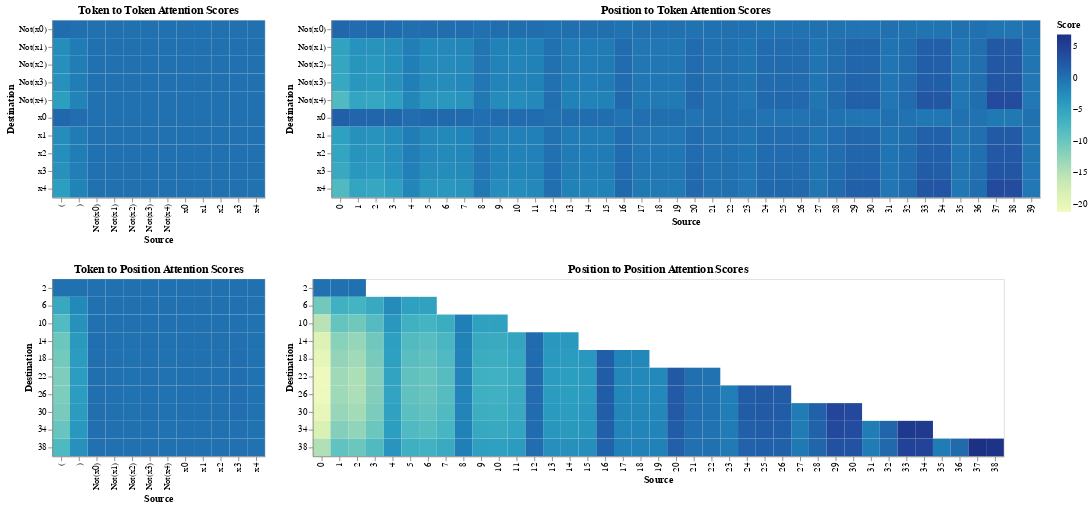

Here is the notebook cell this chart was saved with:
### Markdown cell above
## First Block Attention

### Code cell
save_chart(
    (
    plot_score_df("tok", "tok") | plot_score_df("tok", "pos")
    ) & (
        plot_score_df("pos", "tok") | plot_score_df("pos", "pos")
    ), 
    "img/pre_softmax_first_layer.pdf"
)

### Figure 1 — Vega-Lite specification as saved in the notebook (floating-point values rounded to 4 significant figures; data arrays with more than 128 entries replaced by an {"elided": "..."} marker saying what was removed)
{"config": {"view": {"continuousWidth": 300, "continuousHeight": 300}}, "vconcat": [{"hconcat": [{"data": {"name": "data-9daad2d4c3407b8e414b5181505df367"}, "mark": {"type": "rect", "height": 20, "width": 20}, "encoding": {"color": {"field": "Score", "type": "quantitative"}, "x": {"field": "Source", "type": "nominal"}, "y": {"field": "Destination", "type": "nominal"}}, "title": "Token to Token Attention Scores"}, {"data": {"name": "data-2c525cf44d822e9d7f2a883699023751"}, "mark": {"type": "rect", "height": 20, "width": 20}, "encoding": {"color": {"field": "Score", "type": "quantitative"}, "x": {"field": "Source", "type": "nominal"}, "y": {"field": "Destination", "type": "nominal"}}, "title": "Position to Token Attention Scores"}]}, {"hconcat": [{"data": {"name": "data-5e569791ceab2fce384e7e0be0a7fea9"}, "mark": {"type": "rect", "height": 20, "width": 20}, "encoding": {"color": {"field": "Score", "type": "quantitative"}, "x": {"field": "Source", "type": "nominal"}, "y": {"field": "Destination", "type": "nominal"}}, "title": "Token to Position Attention Scores"}, {"data": {"name": "data-2173c12ed50c5a4f6d1e78cf681680a3"}, "mark": {"type": "rect", "height": 20, "width": 20}, "encoding": {"color": {"field": "Score", "type": "quantitative"}, "x": {"field": "Source", "type": "nominal"}, "y": {"field": "Destination", "type": "nominal"}}, "title": "Position to Position Attention Scores"}]}], "$schema": "https://vega.github.io/schema/vega-lite/v5.20.1.json", "datasets": {"data-9daad2d4c3407b8e414b5181505df367": [{"Destination": "x0", "Source": "x0", "Score": -0.009717, "Softmax Score": 0.07783}, {"Destination": "x0", "Source": "Not(x0)", "Score": -0.01383, "Softmax Score": 0.07766}, {"Destination": "x0", "Source": "x1", "Score": 0.0002176, "Softmax Score": 0.07825}, {"Destination": "x0", "Source": "Not(x1)", "Score": 0.001066, "Softmax Score": 0.07829}, {"Destination": "x0", "Source": "x2", "Score": -0.0005461, "Softmax Score": 0.07822}, {"Destination": "x0", "Source": "Not(x2)", "Score": 0.004096, "Softmax Score": 0.07841}, {"Destination": "x0", "Source": "x3", "Score": -0.01099, "Softmax Score": 0.07778}, {"Destination": "x0", "Source": "Not(x3)", "Score": -0.0081, "Softmax Score": 0.0779}, {"Destination": "x0", "Source": "x4", "Score": 0.009381, "Softmax Score": 0.07864}, {"Destination": "x0", "Source": "Not(x4)", "Score": 0.004327, "Softmax Score": 0.07842}, {"Destination": "x0", "Source": "(", "Score": 0.8688, "Softmax Score": 0.1252}, {"Destination": "x0", "Source": ")", "Score": 0.3283, "Softmax Score": 0.09344}, {"Destination": "Not(x0)", "Source": "x0", "Score": -0.005255, "Softmax Score": 0.09792}, {"Destination": "Not(x0)", "Source": "Not(x0)", "Score": -0.00748, "Softmax Score": 0.09914}, {"Destination": "Not(x0)", "Source": "x1", "Score": 0.0001177, "Softmax Score": 0.09501}, {"Destination": "Not(x0)", "Source": "Not(x1)", "Score": 0.0005765, "Softmax Score": 0.09477}, {"Destination": "Not(x0)", "Source": "x2", "Score": -0.0002954, "Softmax Score": 0.09523}, {"Destination": "Not(x0)", "Source": "Not(x2)", "Score": 0.002215, "Softmax Score": 0.0939}, {"Destination": "Not(x0)", "Source": "x3", "Score": -0.005945, "Softmax Score": 0.09829}, {"Destination": "Not(x0)", "Source": "Not(x3)", "Score": -0.004381, "Softmax Score": 0.09744}, {"Destination": "Not(x0)", "Source": "x4", "Score": 0.005074, "Softmax Score": 0.09241}, {"Destination": "Not(x0)", "Source": "Not(x4)", "Score": 0.00234, "Softmax Score": 0.09384}, {"Destination": "Not(x0)", "Source": "(", "Score": 0.4699, "Softmax Score": 0.006848}, {"Destination": "Not(x0)", "Source": ")", "Score": 0.1775, "Softmax Score": 0.03519}, {"Destination": "x1", "Source": "x0", "Score": 0.02824, "Softmax Score": 0.09854}, {"Destination": "x1", "Source": "Not(x0)", "Score": 0.04019, "Softmax Score": 0.09988}, {"Destination": "x1", "Source": "x1", "Score": -0.0006324, "Softmax Score": 0.09536}, {"Destination": "x1", "Source": "Not(x1)", "Score": -0.003098, "Softmax Score": 0.0951}, {"Destination": "x1", "Source": "x2", "Score": 0.001587, "Softmax Score": 0.0956}, {"Destination": "x1", "Source": "Not(x2)", "Score": -0.0119, "Softmax Score": 0.09415}, {"Destination": "x1", "Source": "x3", "Score": 0.03194, "Softmax Score": 0.09895}, {"Destination": "x1", "Source": "Not(x3)", "Score": 0.02354, "Softmax Score": 0.09801}, {"Destination": "x1", "Source": "x4", "Score": -0.02726, "Softmax Score": 0.09253}, {"Destination": "x1", "Source": "Not(x4)", "Score": -0.01258, "Softmax Score": 0.09408}, {"Destination": "x1", "Source": "(", "Score": -2.525, "Softmax Score": 0.005448}, {"Destination": "x1", "Source": ")", "Score": -0.954, "Softmax Score": 0.03235}, {"Destination": "Not(x1)", "Source": "x0", "Score": 0.02943, "Softmax Score": 0.09882}, {"Destination": "Not(x1)", "Source": "Not(x0)", "Score": 0.04188, "Softmax Score": 0.1002}, {"Destination": "Not(x1)", "Source": "x1", "Score": -0.000659, "Softmax Score": 0.09551}, {"Destination": "Not(x1)", "Source": "Not(x1)", "Score": -0.003228, "Softmax Score": 0.09523}, {"Destination": "Not(x1)", "Source": "x2", "Score": 0.001654, "Softmax Score": 0.09576}, {"Destination": "Not(x1)", "Source": "Not(x2)", "Score": -0.0124, "Softmax Score": 0.09425}, {"Destination": "Not(x1)", "Source": "x3", "Score": 0.03329, "Softmax Score": 0.09925}, {"Destination": "Not(x1)", "Source": "Not(x3)", "Score": 0.02453, "Softmax Score": 0.09827}, {"Destination": "Not(x1)", "Source": "x4", "Score": -0.02841, "Softmax Score": 0.09256}, {"Destination": "Not(x1)", "Source": "Not(x4)", "Score": -0.0131, "Softmax Score": 0.09418}, {"Destination": "Not(x1)", "Source": "(", "Score": -2.631, "Softmax Score": 0.004883}, {"Destination": "Not(x1)", "Source": ")", "Score": -0.994, "Softmax Score": 0.03107}, {"Destination": "x2", "Source": "x0", "Score": 0.03095, "Softmax Score": 0.1015}, {"Destination": "x2", "Source": "Not(x0)", "Score": 0.04405, "Softmax Score": 0.1036}, {"Destination": "x2", "Source": "x1", "Score": -0.0006931, "Softmax Score": 0.09665}, {"Destination": "x2", "Source": "Not(x1)", "Score": -0.003395, "Softmax Score": 0.09624}, {"Destination": "x2", "Source": "x2", "Score": 0.001739, "Softmax Score": 0.09701}, {"Destination": "x2", "Source": "Not(x2)", "Score": -0.01305, "Softmax Score": 0.0948}, {"Destination": "x2", "Source": "x3", "Score": 0.03501, "Softmax Score": 0.1022}, {"Destination": "x2", "Source": "Not(x3)", "Score": 0.0258, "Softmax Score": 0.1007}, {"Destination": "x2", "Source": "x4", "Score": -0.02988, "Softmax Score": 0.09234}, {"Destination": "x2", "Source": "Not(x4)", "Score": -0.01378, "Softmax Score": 0.09469}, {"Destination": "x2", "Source": "(", "Score": -2.767, "Softmax Score": 0.001281}, {"Destination": "x2", "Source": ")", "Score": -1.046, "Softmax Score": 0.01888}, {"Destination": "Not(x2)", "Source": "x0", "Score": 0.03203, "Softmax Score": 0.07203}, {"Destination": "Not(x2)", "Source": "Not(x0)", "Score": 0.04558, "Softmax Score": 0.07173}, {"Destination": "Not(x2)", "Source": "x1", "Score": -0.0007172, "Softmax Score": 0.07275}, {"Destination": "Not(x2)", "Source": "Not(x1)", "Score": -0.003513, "Softmax Score": 0.07281}, {"Destination": "Not(x2)", "Source": "x2", "Score": 0.0018, "Softmax Score": 0.07269}, {"Destination": "Not(x2)", "Source": "Not(x2)", "Score": -0.0135, "Softmax Score": 0.07303}, {"Destination": "Not(x2)", "Source": "x3", "Score": 0.03623, "Softmax Score": 0.07194}, {"Destination": "Not(x2)", "Source": "Not(x3)", "Score": 0.0267, "Softmax Score": 0.07215}, {"Destination": "Not(x2)", "Source": "x4", "Score": -0.03092, "Softmax Score": 0.07342}, {"Destination": "Not(x2)", "Source": "Not(x4)", "Score": -0.01426, "Softmax Score": 0.07305}, {"Destination": "Not(x2)", "Source": "(", "Score": -2.863, "Softmax Score": 0.1734}, {"Destination": "Not(x2)", "Source": ")", "Score": -1.082, "Softmax Score": 0.101}, {"Destination": "x3", "Source": "x0", "Score": 0.03436, "Softmax Score": 0.09761}, {"Destination": "x3", "Source": "Not(x0)", "Score": 0.0489, "Softmax Score": 0.09879}, {"Destination": "x3", "Source": "x1", "Score": -0.0007695, "Softmax Score": 0.09484}, {"Destination": "x3", "Source": "Not(x1)", "Score": -0.00377, "Softmax Score": 0.0946}, {"Destination": "x3", "Source": "x2", "Score": 0.001931, "Softmax Score": 0.09505}, {"Destination": "x3", "Source": "Not(x2)", "Score": -0.01449, "Softmax Score": 0.09377}, {"Destination": "x3", "Source": "x3", "Score": 0.03887, "Softmax Score": 0.09798}, {"Destination": "x3", "Source": "Not(x3)", "Score": 0.02864, "Softmax Score": 0.09716}, {"Destination": "x3", "Source": "x4", "Score": -0.03317, "Softmax Score": 0.09234}, {"Destination": "x3", "Source": "Not(x4)", "Score": -0.0153, "Softmax Score": 0.09371}, {"Destination": "x3", "Source": "(", "Score": -3.072, "Softmax Score": 0.007599}, {"Destination": "x3", "Source": ")", "Score": -1.161, "Softmax Score": 0.03656}, {"Destination": "Not(x3)", "Source": "x0", "Score": 0.03327, "Softmax Score": 0.09829}, {"Destination": "Not(x3)", "Source": "Not(x0)", "Score": 0.04735, "Softmax Score": 0.09958}, {"Destination": "Not(x3)", "Source": "x1", "Score": -0.000745, "Softmax Score": 0.09523}, {"Destination": "Not(x3)", "Source": "Not(x1)", "Score": -0.00365, "Softmax Score": 0.09497}, {"Destination": "Not(x3)", "Source": "x2", "Score": 0.00187, "Softmax Score": 0.09546}, {"Destination": "Not(x3)", "Source": "Not(x2)", "Score": -0.01402, "Softmax Score": 0.09406}, {"Destination": "Not(x3)", "Source": "x3", "Score": 0.03763, "Softmax Score": 0.09869}, {"Destination": "Not(x3)", "Source": "Not(x3)", "Score": 0.02773, "Softmax Score": 0.09778}, {"Destination": "Not(x3)", "Source": "x4", "Score": -0.03212, "Softmax Score": 0.09249}, {"Destination": "Not(x3)", "Source": "Not(x4)", "Score": -0.01481, "Softmax Score": 0.09399}, {"Destination": "Not(x3)", "Source": "(", "Score": -2.974, "Softmax Score": 0.005988}, {"Destination": "Not(x3)", "Source": ")", "Score": -1.124, "Softmax Score": 0.0335}, {"Destination": "x4", "Source": "x0", "Score": 0.04861, "Softmax Score": 0.09905}, {"Destination": "x4", "Source": "Not(x0)", "Score": 0.06919, "Softmax Score": 0.1005}, {"Destination": "x4", "Source": "x1", "Score": -0.001089, "Softmax Score": 0.09563}, {"Destination": "x4", "Source": "Not(x1)", "Score": -0.005333, "Softmax Score": 0.09535}, {"Destination": "x4", "Source": "x2", "Score": 0.002732, "Softmax Score": 0.09589}, {"Destination": "x4", "Source": "Not(x2)", "Score": -0.02049, "Softmax Score": 0.09433}, {"Destination": "x4", "Source": "x3", "Score": 0.05499, "Softmax Score": 0.0995}, {"Destination": "x4", "Source": "Not(x3)", "Score": 0.04052, "Softmax Score": 0.09849}, {"Destination": "x4", "Source": "x4", "Score": -0.04693, "Softmax Score": 0.09258}, {"Destination": "x4", "Source": "Not(x4)", "Score": -0.02165, "Softmax Score": 0.09425}, {"Destination": "x4", "Source": "(", "Score": -4.346, "Softmax Score": 0.004434}, {"Destination": "x4", "Source": ")", "Score": -1.642, "Softmax Score": 0.02998}, {"Destination": "Not(x4)", "Source": "x0", "Score": 0.04837, "Softmax Score": 0.1016}, {"Destination": "Not(x4)", "Source": "Not(x0)", "Score": 0.06885, "Softmax Score": 0.1037}, {"Destination": "Not(x4)", "Source": "x1", "Score": -0.001083, "Softmax Score": 0.09666}, {"Destination": "Not(x4)", "Source": "Not(x1)", "Score": -0.005307, "Softmax Score": 0.09625}, {"Destination": "Not(x4)", "Source": "x2", "Score": 0.002719, "Softmax Score": 0.09703}, {"Destination": "Not(x4)", "Source": "Not(x2)", "Score": -0.02039, "Softmax Score": 0.0948}, {"Destination": "Not(x4)", "Source": "x3", "Score": 0.05472, "Softmax Score": 0.1022}, {"Destination": "Not(x4)", "Source": "Not(x3)", "Score": 0.04032, "Softmax Score": 0.1008}, {"Destination": "Not(x4)", "Source": "x4", "Score": -0.0467, "Softmax Score": 0.09233}, {"Destination": "Not(x4)", "Source": "Not(x4)", "Score": -0.02154, "Softmax Score": 0.09469}, {"Destination": "Not(x4)", "Source": "(", "Score": -4.325, "Softmax Score": 0.001253}, {"Destination": "Not(x4)", "Source": ")", "Score": -1.634, "Softmax Score": 0.01873}], "data-2c525cf44d822e9d7f2a883699023751": {"elided": "400 records"}, "data-5e569791ceab2fce384e7e0be0a7fea9": [{"Destination": 2, "Source": "x0", "Score": -9.637e-05, "Softmax Score": 0.08324}, {"Destination": 2, "Source": "Not(x0)", "Score": -0.0001372, "Softmax Score": 0.08324}, {"Destination": 2, "Source": "x1", "Score": 2.158e-06, "Softmax Score": 0.08325}, {"Destination": 2, "Source": "Not(x1)", "Score": 1.057e-05, "Softmax Score": 0.08325}, {"Destination": 2, "Source": "x2", "Score": -5.416e-06, "Softmax Score": 0.08325}, {"Destination": 2, "Source": "Not(x2)", "Score": 4.063e-05, "Softmax Score": 0.08326}, {"Destination": 2, "Source": "x3", "Score": -0.000109, "Softmax Score": 0.08324}, {"Destination": 2, "Source": "Not(x3)", "Score": -8.033e-05, "Softmax Score": 0.08325}, {"Destination": 2, "Source": "x4", "Score": 9.304e-05, "Softmax Score": 0.08326}, {"Destination": 2, "Source": "Not(x4)", "Score": 4.292e-05, "Softmax Score": 0.08326}, {"Destination": 2, "Source": "(", "Score": 0.008616, "Softmax Score": 0.08397}, {"Destination": 2, "Source": ")", "Score": 0.003255, "Softmax Score": 0.08352}, {"Destination": 6, "Source": "x0", "Score": 0.06299, "Softmax Score": 0.1035}, {"Destination": 6, "Source": "Not(x0)", "Score": 0.08964, "Softmax Score": 0.1063}, {"Destination": 6, "Source": "x1", "Score": -0.001411, "Softmax Score": 0.09703}, {"Destination": 6, "Source": "Not(x1)", "Score": -0.00691, "Softmax Score": 0.0965}, {"Destination": 6, "Source": "x2", "Score": 0.00354, "Softmax Score": 0.09751}, {"Destination": 6, "Source": "Not(x2)", "Score": -0.02655, "Softmax Score": 0.09462}, {"Destination": 6, "Source": "x3", "Score": 0.07125, "Softmax Score": 0.1043}, {"Destination": 6, "Source": "Not(x3)", "Score": 0.05251, "Softmax Score": 0.1024}, {"Destination": 6, "Source": "x4", "Score": -0.06081, "Softmax Score": 0.09143}, {"Destination": 6, "Source": "Not(x4)", "Score": -0.02805, "Softmax Score": 0.09448}, {"Destination": 6, "Source": "(", "Score": -5.631, "Softmax Score": 0.0003483}, {"Destination": 6, "Source": ")", "Score": -2.128, "Softmax Score": 0.01157}, {"Destination": 10, "Source": "x0", "Score": 0.09136, "Softmax Score": 0.1064}, {"Destination": 10, "Source": "Not(x0)", "Score": 0.13, "Softmax Score": 0.1106}, {"Destination": 10, "Source": "x1", "Score": -0.002046, "Softmax Score": 0.09689}, {"Destination": 10, "Source": "Not(x1)", "Score": -0.01002, "Softmax Score": 0.09612}, {"Destination": 10, "Source": "x2", "Score": 0.005134, "Softmax Score": 0.09759}, {"Destination": 10, "Source": "Not(x2)", "Score": -0.03851, "Softmax Score": 0.09342}, {"Destination": 10, "Source": "x3", "Score": 0.1033, "Softmax Score": 0.1077}, {"Destination": 10, "Source": "Not(x3)", "Score": 0.07616, "Softmax Score": 0.1048}, {"Destination": 10, "Source": "x4", "Score": -0.0882, "Softmax Score": 0.08889}, {"Destination": 10, "Source": "Not(x4)", "Score": -0.04068, "Softmax Score": 0.09322}, {"Destination": 10, "Source": "(", "Score": -8.168, "Softmax Score": 2.754e-05}, {"Destination": 10, "Source": ")", "Score": -3.086, "Softmax Score": 0.004435}, {"Destination": 14, "Source": "x0", "Score": 0.1124, "Softmax Score": 0.1082}, {"Destination": 14, "Source": "Not(x0)", "Score": 0.1599, "Softmax Score": 0.1135}, {"Destination": 14, "Source": "x1", "Score": -0.002517, "Softmax Score": 0.09645}, {"Destination": 14, "Source": "Not(x1)", "Score": -0.01233, "Softmax Score": 0.09551}, {"Destination": 14, "Source": "x2", "Score": 0.006316, "Softmax Score": 0.0973}, {"Destination": 14, "Source": "Not(x2)", "Score": -0.04738, "Softmax Score": 0.09222}, {"Destination": 14, "Source": "x3", "Score": 0.1271, "Softmax Score": 0.1098}, {"Destination": 14, "Source": "Not(x3)", "Score": 0.09368, "Softmax Score": 0.1062}, {"Destination": 14, "Source": "x4", "Score": -0.1085, "Softmax Score": 0.08675}, {"Destination": 14, "Source": "Not(x4)", "Score": -0.05005, "Softmax Score": 0.09197}, {"Destination": 14, "Source": "(", "Score": -10.05, "Softmax Score": 4.186e-06}, {"Destination": 14, "Source": ")", "Score": -3.796, "Softmax Score": 0.002171}, {"Destination": 18, "Source": "x0", "Score": 0.1195, "Softmax Score": 0.1088}, {"Destination": 18, "Source": "Not(x0)", "Score": 0.17, "Softmax Score": 0.1144}, {"Destination": 18, "Source": "x1", "Score": -0.002675, "Softmax Score": 0.09626}, {"Destination": 18, "Source": "Not(x1)", "Score": -0.01311, "Softmax Score": 0.09526}, {"Destination": 18, "Source": "x2", "Score": 0.006714, "Softmax Score": 0.09717}, {"Destination": 18, "Source": "Not(x2)", "Score": -0.05036, "Softmax Score": 0.09178}, {"Destination": 18, "Source": "x3", "Score": 0.1351, "Softmax Score": 0.1105}, {"Destination": 18, "Source": "Not(x3)", "Score": 0.09958, "Softmax Score": 0.1066}, {"Destination": 18, "Source": "x4", "Score": -0.1153, "Softmax Score": 0.08601}, {"Destination": 18, "Source": "Not(x4)", "Score": -0.0532, "Softmax Score": 0.09152}, {"Destination": 18, "Source": "(", "Score": -10.68, "Softmax Score": 2.219e-06}, {"Destination": 18, "Source": ")", "Score": -4.035, "Softmax Score": 0.001706}, {"Destination": 22, "Source": "x0", "Score": 0.1267, "Softmax Score": 0.1093}, {"Destination": 22, "Source": "Not(x0)", "Score": 0.1804, "Softmax Score": 0.1154}, {"Destination": 22, "Source": "x1", "Score": -0.002838, "Softmax Score": 0.09606}, {"Destination": 22, "Source": "Not(x1)", "Score": -0.0139, "Softmax Score": 0.095}, {"Destination": 22, "Source": "x2", "Score": 0.007122, "Softmax Score": 0.09702}, {"Destination": 22, "Source": "Not(x2)", "Score": -0.05342, "Softmax Score": 0.09132}, {"Destination": 22, "Source": "x3", "Score": 0.1434, "Softmax Score": 0.1112}, {"Destination": 22, "Source": "Not(x3)", "Score": 0.1056, "Softmax Score": 0.1071}, {"Destination": 22, "Source": "x4", "Score": -0.1223, "Softmax Score": 0.08524}, {"Destination": 22, "Source": "Not(x4)", "Score": -0.05643, "Softmax Score": 0.09105}, {"Destination": 22, "Source": "(", "Score": -11.33, "Softmax Score": 1.157e-06}, {"Destination": 22, "Source": ")", "Score": -4.281, "Softmax Score": 0.001332}, {"Destination": 26, "Source": "x0", "Score": 0.1262, "Softmax Score": 0.1093}, {"Destination": 26, "Source": "Not(x0)", "Score": 0.1796, "Softmax Score": 0.1153}, {"Destination": 26, "Source": "x1", "Score": -0.002825, "Softmax Score": 0.09608}, {"Destination": 26, "Source": "Not(x1)", "Score": -0.01384, "Softmax Score": 0.09502}, {"Destination": 26, "Source": "x2", "Score": 0.00709, "Softmax Score": 0.09703}, {"Destination": 26, "Source": "Not(x2)", "Score": -0.05318, "Softmax Score": 0.09136}, {"Destination": 26, "Source": "x3", "Score": 0.1427, "Softmax Score": 0.1111}, {"Destination": 26, "Source": "Not(x3)", "Score": 0.1052, "Softmax Score": 0.107}, {"Destination": 26, "Source": "x4", "Score": -0.1218, "Softmax Score": 0.0853}, {"Destination": 26, "Source": "Not(x4)", "Score": -0.05618, "Softmax Score": 0.09108}, {"Destination": 26, "Source": "(", "Score": -11.28, "Softmax Score": 1.217e-06}, {"Destination": 26, "Source": ")", "Score": -4.262, "Softmax Score": 0.001358}, {"Destination": 30, "Source": "x0", "Score": 0.1213, "Softmax Score": 0.1089}, {"Destination": 30, "Source": "Not(x0)", "Score": 0.1727, "Softmax Score": 0.1147}, {"Destination": 30, "Source": "x1", "Score": -0.002717, "Softmax Score": 0.09621}, {"Destination": 30, "Source": "Not(x1)", "Score": -0.01331, "Softmax Score": 0.0952}, {"Destination": 30, "Source": "x2", "Score": 0.006819, "Softmax Score": 0.09713}, {"Destination": 30, "Source": "Not(x2)", "Score": -0.05115, "Softmax Score": 0.09166}, {"Destination": 30, "Source": "x3", "Score": 0.1372, "Softmax Score": 0.1107}, {"Destination": 30, "Source": "Not(x3)", "Score": 0.1011, "Softmax Score": 0.1067}, {"Destination": 30, "Source": "x4", "Score": -0.1171, "Softmax Score": 0.08581}, {"Destination": 30, "Source": "Not(x4)", "Score": -0.05403, "Softmax Score": 0.0914}, {"Destination": 30, "Source": "(", "Score": -10.85, "Softmax Score": 1.877e-06}, {"Destination": 30, "Source": ")", "Score": -4.099, "Softmax Score": 0.001601}, {"Destination": 34, "Source": "x0", "Score": 0.1095, "Softmax Score": 0.108}, {"Destination": 34, "Source": "Not(x0)", "Score": 0.1559, "Softmax Score": 0.1131}, {"Destination": 34, "Source": "x1", "Score": -0.002453, "Softmax Score": 0.09652}, {"Destination": 34, "Source": "Not(x1)", "Score": -0.01202, "Softmax Score": 0.0956}, {"Destination": 34, "Source": "x2", "Score": 0.006156, "Softmax Score": 0.09735}, {"Destination": 34, "Source": "Not(x2)", "Score": -0.04618, "Softmax Score": 0.09239}, {"Destination": 34, "Source": "x3", "Score": 0.1239, "Softmax Score": 0.1095}, {"Destination": 34, "Source": "Not(x3)", "Score": 0.09131, "Softmax Score": 0.106}, {"Destination": 34, "Source": "x4", "Score": -0.1057, "Softmax Score": 0.08705}, {"Destination": 34, "Source": "Not(x4)", "Score": -0.04878, "Softmax Score": 0.09215}, {"Destination": 34, "Source": "(", "Score": -9.793, "Softmax Score": 5.403e-06}, {"Destination": 34, "Source": ")", "Score": -3.7, "Softmax Score": 0.002392}, {"Destination": 38, "Source": "x0", "Score": 0.0884, "Softmax Score": 0.1061}, {"Destination": 38, "Source": "Not(x0)", "Score": 0.1258, "Softmax Score": 0.1102}, {"Destination": 38, "Source": "x1", "Score": -0.00198, "Softmax Score": 0.09694}, {"Destination": 38, "Source": "Not(x1)", "Score": -0.009699, "Softmax Score": 0.09619}, {"Destination": 38, "Source": "x2", "Score": 0.004968, "Softmax Score": 0.09761}, {"Destination": 38, "Source": "Not(x2)", "Score": -0.03727, "Softmax Score": 0.09358}, {"Destination": 38, "Source": "x3", "Score": 0.1, "Softmax Score": 0.1073}, {"Destination": 38, "Source": "Not(x3)", "Score": 0.07369, "Softmax Score": 0.1046}, {"Destination": 38, "Source": "x4", "Score": -0.08535, "Softmax Score": 0.08918}, {"Destination": 38, "Source": "Not(x4)", "Score": -0.03937, "Softmax Score": 0.09338}, {"Destination": 38, "Source": "(", "Score": -7.904, "Softmax Score": 3.587e-05}, {"Destination": 38, "Source": ")", "Score": -2.986, "Softmax Score": 0.004902}], "data-2173c12ed50c5a4f6d1e78cf681680a3": {"elided": "400 records"}}}
